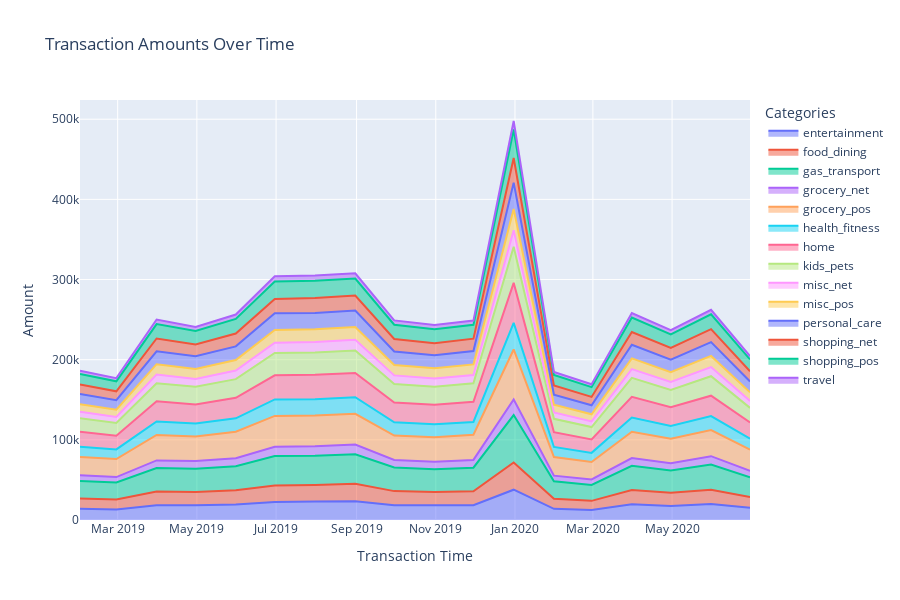

Write notebook code for a chart like this one.
### Markdown cell above
Visualizing transaction amounts over time.

### Code cell
grouped = data.groupby(by=[pd.Grouper(key="trans_time", freq="1M"), 'category'])
grouped = grouped.aggregate({"amt":'sum',"trans_id":"count"}).reset_index()

fig = px.area(grouped, x='trans_time', y='amt', 
              color='category', title="Transaction Amounts Over Time",
              labels={'trans_time': 'Transaction Time', 'amt': 'Amount'})

fig.update_layout(height=600, width=900, legend=dict(title='Categories'))

fig.show()

### Figure 1 — Plotly figure (JSON) as saved in the notebook; plotly's stock layout.template omitted (floating-point values rounded to 4 significant figures)
{"data": [{"fillpattern": {"shape": ""}, "hovertemplate": "category=entertainment<br>Transaction Time=%{x}<br>Amount=%{y}<extra></extra>", "legendgroup": "entertainment", "line": {"color": "#636efa"}, "marker": {"symbol": "circle"}, "mode": "lines", "name": "entertainment", "orientation": "v", "showlegend": true, "stackgroup": "1", "type": "scatter", "x": ["2019-01-31T00:00:00", "2019-02-28T00:00:00", "2019-03-31T00:00:00", "2019-04-30T00:00:00", "2019-05-31T00:00:00", "2019-06-30T00:00:00", "2019-07-31T00:00:00", "2019-08-31T00:00:00", "2019-09-30T00:00:00", "2019-10-31T00:00:00", "2019-11-30T00:00:00", "2019-12-31T00:00:00", "2020-01-31T00:00:00", "2020-02-29T00:00:00", "2020-03-31T00:00:00", "2020-04-30T00:00:00", "2020-05-31T00:00:00", "2020-06-30T00:00:00"], "xaxis": "x", "y": [13980.0, 13240.0, 18470.0, 18250.0, 19230.0, 22480.0, 23100.0, 23510.0, 18510.0, 18180.0, 18390.0, 37800.0, 14000.0, 12430.0, 19580.0, 17460.0, 19880.0, 15190.0], "yaxis": "y"}, {"fillpattern": {"shape": ""}, "hovertemplate": "category=food_dining<br>Transaction Time=%{x}<br>Amount=%{y}<extra></extra>", "legendgroup": "food_dining", "line": {"color": "#EF553B"}, "marker": {"symbol": "circle"}, "mode": "lines", "name": "food_dining", "orientation": "v", "showlegend": true, "stackgroup": "1", "type": "scatter", "x": ["2019-01-31T00:00:00", "2019-02-28T00:00:00", "2019-03-31T00:00:00", "2019-04-30T00:00:00", "2019-05-31T00:00:00", "2019-06-30T00:00:00", "2019-07-31T00:00:00", "2019-08-31T00:00:00", "2019-09-30T00:00:00", "2019-10-31T00:00:00", "2019-11-30T00:00:00", "2019-12-31T00:00:00", "2020-01-31T00:00:00", "2020-02-29T00:00:00", "2020-03-31T00:00:00", "2020-04-30T00:00:00", "2020-05-31T00:00:00", "2020-06-30T00:00:00"], "xaxis": "x", "y": [12970.0, 12260.0, 17160.0, 16730.0, 17870.0, 20700.0, 20500.0, 21590.0, 17520.0, 16870.0, 17390.0, 33970.0, 12490.0, 11450.0, 17700.0, 16390.0, 17860.0, 13380.0], "yaxis": "y"}, {"fillpattern": {"shape": ""}, "hovertemplate": "category=gas_transport<br>Transaction Time=%{x}<br>Amount=%{y}<extra></extra>", "legendgroup": "gas_transport", "line": {"color": "#00cc96"}, "marker": {"symbol": "circle"}, "mode": "lines", "name": "gas_transport", "orientation": "v", "showlegend": true, "stackgroup": "1", "type": "scatter", "x": ["2019-01-31T00:00:00", "2019-02-28T00:00:00", "2019-03-31T00:00:00", "2019-04-30T00:00:00", "2019-05-31T00:00:00", "2019-06-30T00:00:00", "2019-07-31T00:00:00", "2019-08-31T00:00:00", "2019-09-30T00:00:00", "2019-10-31T00:00:00", "2019-11-30T00:00:00", "2019-12-31T00:00:00", "2020-01-31T00:00:00", "2020-02-29T00:00:00", "2020-03-31T00:00:00", "2020-04-30T00:00:00", "2020-05-31T00:00:00", "2020-06-30T00:00:00"], "xaxis": "x", "y": [21740.0, 21250.0, 29180.0, 28950.0, 29980.0, 36660.0, 36590.0, 36940.0, 29510.0, 28370.0, 29540.0, 59130.0, 21760.0, 19940.0, 30410.0, 27920.0, 31380.0, 24800.0], "yaxis": "y"}, {"fillpattern": {"shape": ""}, "hovertemplate": "category=grocery_net<br>Transaction Time=%{x}<br>Amount=%{y}<extra></extra>", "legendgroup": "grocery_net", "line": {"color": "#ab63fa"}, "marker": {"symbol": "circle"}, "mode": "lines", "name": "grocery_net", "orientation": "v", "showlegend": true, "stackgroup": "1", "type": "scatter", "x": ["2019-01-31T00:00:00", "2019-02-28T00:00:00", "2019-03-31T00:00:00", "2019-04-30T00:00:00", "2019-05-31T00:00:00", "2019-06-30T00:00:00", "2019-07-31T00:00:00", "2019-08-31T00:00:00", "2019-09-30T00:00:00", "2019-10-31T00:00:00", "2019-11-30T00:00:00", "2019-12-31T00:00:00", "2020-01-31T00:00:00", "2020-02-29T00:00:00", "2020-03-31T00:00:00", "2020-04-30T00:00:00", "2020-05-31T00:00:00", "2020-06-30T00:00:00"], "xaxis": "x", "y": [7044.0, 6826.0, 9572.0, 9559.0, 9896.0, 11650.0, 11740.0, 12200.0, 9421.0, 9273.0, 9656.0, 19560.0, 7117.0, 6863.0, 9581.0, 9044.0, 10520.0, 8053.0], "yaxis": "y"}, {"fillpattern": {"shape": ""}, "hovertemplate": "category=grocery_pos<br>Transaction Time=%{x}<br>Amount=%{y}<extra></extra>", "legendgroup": "grocery_pos", "line": {"color": "#FFA15A"}, "marker": {"symbol": "circle"}, "mode": "lines", "name": "grocery_pos", "orientation": "v", "showlegend": true, "stackgroup": "1", "type": "scatter", "x": ["2019-01-31T00:00:00", "2019-02-28T00:00:00", "2019-03-31T00:00:00", "2019-04-30T00:00:00", "2019-05-31T00:00:00", "2019-06-30T00:00:00", "2019-07-31T00:00:00", "2019-08-31T00:00:00", "2019-09-30T00:00:00", "2019-10-31T00:00:00", "2019-11-30T00:00:00", "2019-12-31T00:00:00", "2020-01-31T00:00:00", "2020-02-29T00:00:00", "2020-03-31T00:00:00", "2020-04-30T00:00:00", "2020-05-31T00:00:00", "2020-06-30T00:00:00"], "xaxis": "x", "y": [23000.0, 22400.0, 31750.0, 30590.0, 33130.0, 38380.0, 38580.0, 38220.0, 30420.0, 30410.0, 31390.0, 62320.0, 23150.0, 21680.0, 32890.0, 30490.0, 32490.0, 26400.0], "yaxis": "y"}, {"fillpattern": {"shape": ""}, "hovertemplate": "category=health_fitness<br>Transaction Time=%{x}<br>Amount=%{y}<extra></extra>", "legendgroup": "health_fitness", "line": {"color": "#19d3f3"}, "marker": {"symbol": "circle"}, "mode": "lines", "name": "health_fitness", "orientation": "v", "showlegend": true, "stackgroup": "1", "type": "scatter", "x": ["2019-01-31T00:00:00", "2019-02-28T00:00:00", "2019-03-31T00:00:00", "2019-04-30T00:00:00", "2019-05-31T00:00:00", "2019-06-30T00:00:00", "2019-07-31T00:00:00", "2019-08-31T00:00:00", "2019-09-30T00:00:00", "2019-10-31T00:00:00", "2019-11-30T00:00:00", "2019-12-31T00:00:00", "2020-01-31T00:00:00", "2020-02-29T00:00:00", "2020-03-31T00:00:00", "2020-04-30T00:00:00", "2020-05-31T00:00:00", "2020-06-30T00:00:00"], "xaxis": "x", "y": [12730.0, 12110.0, 16770.0, 16400.0, 16750.0, 20570.0, 20260.0, 20720.0, 16460.0, 16440.0, 15930.0, 33200.0, 12590.0, 11390.0, 17590.0, 15940.0, 17470.0, 13650.0], "yaxis": "y"}, {"fillpattern": {"shape": ""}, "hovertemplate": "category=home<br>Transaction Time=%{x}<br>Amount=%{y}<extra></extra>", "legendgroup": "home", "line": {"color": "#FF6692"}, "marker": {"symbol": "circle"}, "mode": "lines", "name": "home", "orientation": "v", "showlegend": true, "stackgroup": "1", "type": "scatter", "x": ["2019-01-31T00:00:00", "2019-02-28T00:00:00", "2019-03-31T00:00:00", "2019-04-30T00:00:00", "2019-05-31T00:00:00", "2019-06-30T00:00:00", "2019-07-31T00:00:00", "2019-08-31T00:00:00", "2019-09-30T00:00:00", "2019-10-31T00:00:00", "2019-11-30T00:00:00", "2019-12-31T00:00:00", "2020-01-31T00:00:00", "2020-02-29T00:00:00", "2020-03-31T00:00:00", "2020-04-30T00:00:00", "2020-05-31T00:00:00", "2020-06-30T00:00:00"], "xaxis": "x", "y": [18760.0, 17140.0, 25120.0, 23560.0, 25540.0, 30090.0, 30400.0, 30210.0, 24820.0, 24310.0, 25110.0, 49850.0, 18490.0, 16710.0, 25980.0, 23500.0, 25480.0, 20170.0], "yaxis": "y"}, {"fillpattern": {"shape": ""}, "hovertemplate": "category=kids_pets<br>Transaction Time=%{x}<br>Amount=%{y}<extra></extra>", "legendgroup": "kids_pets", "line": {"color": "#B6E880"}, "marker": {"symbol": "circle"}, "mode": "lines", "name": "kids_pets", "orientation": "v", "showlegend": true, "stackgroup": "1", "type": "scatter", "x": ["2019-01-31T00:00:00", "2019-02-28T00:00:00", "2019-03-31T00:00:00", "2019-04-30T00:00:00", "2019-05-31T00:00:00", "2019-06-30T00:00:00", "2019-07-31T00:00:00", "2019-08-31T00:00:00", "2019-09-30T00:00:00", "2019-10-31T00:00:00", "2019-11-30T00:00:00", "2019-12-31T00:00:00", "2020-01-31T00:00:00", "2020-02-29T00:00:00", "2020-03-31T00:00:00", "2020-04-30T00:00:00", "2020-05-31T00:00:00", "2020-06-30T00:00:00"], "xaxis": "x", "y": [16790.0, 15930.0, 22670.0, 22140.0, 23300.0, 27830.0, 27930.0, 28120.0, 23060.0, 22330.0, 23130.0, 45020.0, 16670.0, 15510.0, 23580.0, 21540.0, 24310.0, 18240.0], "yaxis": "y"}, {"fillpattern": {"shape": ""}, "hovertemplate": "category=misc_net<br>Transaction Time=%{x}<br>Amount=%{y}<extra></extra>", "legendgroup": "misc_net", "line": {"color": "#FF97FF"}, "marker": {"symbol": "circle"}, "mode": "lines", "name": "misc_net", "orientation": "v", "showlegend": true, "stackgroup": "1", "type": "scatter", "x": ["2019-01-31T00:00:00", "2019-02-28T00:00:00", "2019-03-31T00:00:00", "2019-04-30T00:00:00", "2019-05-31T00:00:00", "2019-06-30T00:00:00", "2019-07-31T00:00:00", "2019-08-31T00:00:00", "2019-09-30T00:00:00", "2019-10-31T00:00:00", "2019-11-30T00:00:00", "2019-12-31T00:00:00", "2020-01-31T00:00:00", "2020-02-29T00:00:00", "2020-03-31T00:00:00", "2020-04-30T00:00:00", "2020-05-31T00:00:00", "2020-06-30T00:00:00"], "xaxis": "x", "y": [8133.0, 7348.0, 10720.0, 9884.0, 10810.0, 12810.0, 12790.0, 13200.0, 10700.0, 10390.0, 10320.0, 20670.0, 7844.0, 7069.0, 10920.0, 9915.0, 11440.0, 8698.0], "yaxis": "y"}, {"fillpattern": {"shape": ""}, "hovertemplate": "category=misc_pos<br>Transaction Time=%{x}<br>Amount=%{y}<extra></extra>", "legendgroup": "misc_pos", "line": {"color": "#FECB52"}, "marker": {"symbol": "circle"}, "mode": "lines", "name": "misc_pos", "orientation": "v", "showlegend": true, "stackgroup": "1", "type": "scatter", "x": ["2019-01-31T00:00:00", "2019-02-28T00:00:00", "2019-03-31T00:00:00", "2019-04-30T00:00:00", "2019-05-31T00:00:00", "2019-06-30T00:00:00", "2019-07-31T00:00:00", "2019-08-31T00:00:00", "2019-09-30T00:00:00", "2019-10-31T00:00:00", "2019-11-30T00:00:00", "2019-12-31T00:00:00", "2020-01-31T00:00:00", "2020-02-29T00:00:00", "2020-03-31T00:00:00", "2020-04-30T00:00:00", "2020-05-31T00:00:00", "2020-06-30T00:00:00"], "xaxis": "x", "y": [9368.0, 9155.0, 12970.0, 12280.0, 13120.0, 15920.0, 15940.0, 16140.0, 12910.0, 12700.0, 13230.0, 26490.0, 9767.0, 8862.0, 13330.0, 12190.0, 13880.0, 10720.0], "yaxis": "y"}, {"fillpattern": {"shape": ""}, "hovertemplate": "category=personal_care<br>Transaction Time=%{x}<br>Amount=%{y}<extra></extra>", "legendgroup": "personal_care", "line": {"color": "#636efa"}, "marker": {"symbol": "circle"}, "mode": "lines", "name": "personal_care", "orientation": "v", "showlegend": true, "stackgroup": "1", "type": "scatter", "x": ["2019-01-31T00:00:00", "2019-02-28T00:00:00", "2019-03-31T00:00:00", "2019-04-30T00:00:00", "2019-05-31T00:00:00", "2019-06-30T00:00:00", "2019-07-31T00:00:00", "2019-08-31T00:00:00", "2019-09-30T00:00:00", "2019-10-31T00:00:00", "2019-11-30T00:00:00", "2019-12-31T00:00:00", "2020-01-31T00:00:00", "2020-02-29T00:00:00", "2020-03-31T00:00:00", "2020-04-30T00:00:00", "2020-05-31T00:00:00", "2020-06-30T00:00:00"], "xaxis": "x", "y": [12570.0, 11840.0, 16140.0, 16060.0, 17000.0, 20820.0, 20410.0, 20460.0, 16930.0, 16190.0, 16650.0, 32900.0, 12330.0, 11280.0, 16990.0, 15550.0, 17260.0, 13560.0], "yaxis": "y"}, {"fillpattern": {"shape": ""}, "hovertemplate": "category=shopping_net<br>Transaction Time=%{x}<br>Amount=%{y}<extra></extra>", "legendgroup": "shopping_net", "line": {"color": "#EF553B"}, "marker": {"symbol": "circle"}, "mode": "lines", "name": "shopping_net", "orientation": "v", "showlegend": true, "stackgroup": "1", "type": "scatter", "x": ["2019-01-31T00:00:00", "2019-02-28T00:00:00", "2019-03-31T00:00:00", "2019-04-30T00:00:00", "2019-05-31T00:00:00", "2019-06-30T00:00:00", "2019-07-31T00:00:00", "2019-08-31T00:00:00", "2019-09-30T00:00:00", "2019-10-31T00:00:00", "2019-11-30T00:00:00", "2019-12-31T00:00:00", "2020-01-31T00:00:00", "2020-02-29T00:00:00", "2020-03-31T00:00:00", "2020-04-30T00:00:00", "2020-05-31T00:00:00", "2020-06-30T00:00:00"], "xaxis": "x", "y": [12020.0, 11050.0, 15900.0, 14600.0, 15930.0, 17770.0, 18840.0, 18650.0, 15480.0, 15160.0, 15440.0, 30720.0, 11510.0, 10380.0, 15940.0, 14720.0, 16140.0, 12690.0], "yaxis": "y"}, {"fillpattern": {"shape": ""}, "hovertemplate": "category=shopping_pos<br>Transaction Time=%{x}<br>Amount=%{y}<extra></extra>", "legendgroup": "shopping_pos", "line": {"color": "#00cc96"}, "marker": {"symbol": "circle"}, "mode": "lines", "name": "shopping_pos", "orientation": "v", "showlegend": true, "stackgroup": "1", "type": "scatter", "x": ["2019-01-31T00:00:00", "2019-02-28T00:00:00", "2019-03-31T00:00:00", "2019-04-30T00:00:00", "2019-05-31T00:00:00", "2019-06-30T00:00:00", "2019-07-31T00:00:00", "2019-08-31T00:00:00", "2019-09-30T00:00:00", "2019-10-31T00:00:00", "2019-11-30T00:00:00", "2019-12-31T00:00:00", "2020-01-31T00:00:00", "2020-02-29T00:00:00", "2020-03-31T00:00:00", "2020-04-30T00:00:00", "2020-05-31T00:00:00", "2020-06-30T00:00:00"], "xaxis": "x", "y": [13130.0, 12520.0, 17960.0, 16750.0, 18300.0, 21820.0, 21410.0, 21220.0, 17860.0, 17510.0, 17320.0, 35550.0, 13130.0, 12210.0, 18170.0, 17030.0, 18560.0, 14780.0], "yaxis": "y"}, {"fillpattern": {"shape": ""}, "hovertemplate": "category=travel<br>Transaction Time=%{x}<br>Amount=%{y}<extra></extra>", "legendgroup": "travel", "line": {"color": "#ab63fa"}, "marker": {"symbol": "circle"}, "mode": "lines", "name": "travel", "orientation": "v", "showlegend": true, "stackgroup": "1", "type": "scatter", "x": ["2019-01-31T00:00:00", "2019-02-28T00:00:00", "2019-03-31T00:00:00", "2019-04-30T00:00:00", "2019-05-31T00:00:00", "2019-06-30T00:00:00", "2019-07-31T00:00:00", "2019-08-31T00:00:00", "2019-09-30T00:00:00", "2019-10-31T00:00:00", "2019-11-30T00:00:00", "2019-12-31T00:00:00", "2020-01-31T00:00:00", "2020-02-29T00:00:00", "2020-03-31T00:00:00", "2020-04-30T00:00:00", "2020-05-31T00:00:00", "2020-06-30T00:00:00"], "xaxis": "x", "y": [3918.0, 3852.0, 5689.0, 4970.0, 5456.0, 6605.0, 6671.0, 6652.0, 5435.0, 5178.0, 5268.0, 10610.0, 3784.0, 3579.0, 5404.0, 5237.0, 5508.0, 4107.0], "yaxis": "y"}], "layout": {"height": 600, "legend": {"title": {"text": "Categories"}, "tracegroupgap": 0}, "title": {"text": "Transaction Amounts Over Time"}, "width": 900, "xaxis": {"anchor": "y", "domain": [0, 1], "title": {"text": "Transaction Time"}}, "yaxis": {"anchor": "x", "domain": [0, 1], "title": {"text": "Amount"}}}}
